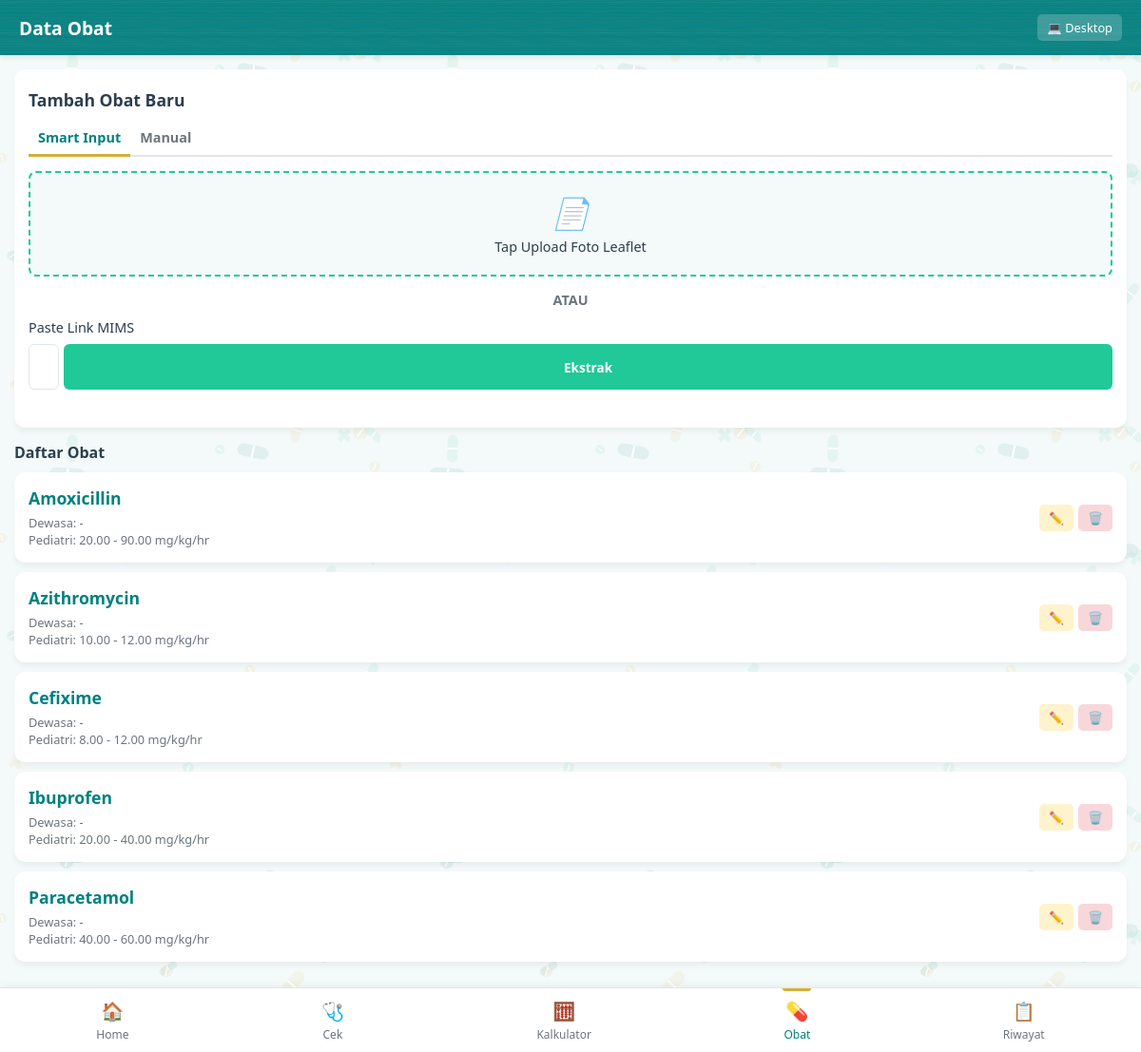
Page /mobile/drugs.php on the committed database.
### tables this page shows
CREATE TABLE `drugs` (
  `id` int(11) NOT NULL AUTO_INCREMENT,
  `nama_obat` varchar(255) NOT NULL,
  `diagnosis` varchar(255) DEFAULT NULL,
  `dosis_dewasa` varchar(255) DEFAULT NULL,
  `dosis_dewasa_satuan` varchar(50) DEFAULT 'mg',
  `min_mg_per_kg_per_day` decimal(10,2) NOT NULL,
  `max_mg_per_kg_per_day` decimal(10,2) NOT NULL,
  `catatan` text DEFAULT NULL,
  PRIMARY KEY (`id`)
);

### mobile/drugs.php (the view, shortened to what this page needs)
<?php
require_once '../db.php';
$editDrug = null;
$stmt = $pdo->query("SELECT * FROM drugs ORDER BY nama_obat ASC");
$drugs = $stmt->fetchAll();
?>
<!DOCTYPE html>
<html lang="id">
<head>
    <link rel="stylesheet" href="../assets/css/style.css?v=<?= time() ?>">
    <link rel="stylesheet" href="../assets/css/mobile-style.css?v=<?= time() ?>">
</head>
<body>
    <div class="mobile-topbar">
        <h1>Data Obat</h1>
        <a href="../drugs.php" style="color: white; text-decoration: none; font-size: 0.8rem; background: rgba(255,255,255,0.2); padding: 5px 10px; border-radius: 5px;">💻 Desktop</a>
    </div>
    <div class="main-content">
        <div class="card">
            <h2 style="font-size: 1.1rem; margin-bottom: 10px;"><?= $editDrug ? 'Edit Obat' : 'Tambah Obat Baru' ?></h2>
            <?php if (!$editDrug): ?>
            <div class="tabs" style="margin-bottom: 15px;">
                <button type="button" class="tab-btn active" id="btn-smart-m" onclick="switchTabMobile('smart-m')" style="padding: 8px 10px; font-size: 0.9rem;">Smart Input</button>
                <button type="button" class="tab-btn" id="btn-manual-m" onclick="switchTabMobile('manual-m')" style="padding: 8px 10px; font-size: 0.9rem;">Manual</button>
            </div>
            <div id="tab-smart-m" class="tab-content active">
                <div class="file-upload-area" onclick="document.getElementById('leaflet_upload_m').click()" style="padding: 20px;">
                    <i style="font-size: 2rem; margin-bottom: 5px;">📄</i>
                    <p style="font-size: 0.9rem;">Tap Upload Foto Leaflet</p>
                </div>
                <div style="text-align: center; margin: 10px 0; color: var(--text-muted); font-weight: bold; font-size: 0.9rem;">ATAU</div>
                <div class="form-group">
                    <label style="font-size: 0.9rem;">Paste Link MIMS</label>
                    <div style="display: flex; gap: 5px;">
                        <input type="text" id="mims_url_m" class="form-control" placeholder="https://mims.com/..." style="flex: 2;">
                        <button type="button" class="btn" style="background: var(--secondary-blue); color: white; padding: 10px; font-size: 0.85rem;" onclick="extractDataMobile('url')">Ekstrak</button>
                    </div>
                </div>
            </div>
            <?php endif; ?>
        </div>
        <h3 style="margin-bottom: 10px; font-size: 1rem;">Daftar Obat</h3>
        <?php foreach($drugs as $drug): ?>
        <div class="card" style="padding: 15px; margin-bottom: 10px;">
            <div style="display: flex; justify-content: space-between; align-items: center;">
                <div>
                    <strong style="font-size: 1.1rem; color: var(--primary-blue);"><?= $drug['nama_obat'] ?></strong>
                    <div style="font-size: 0.8rem; color: var(--text-muted); margin-top: 5px;">
                        Dewasa: <?= $drug['dosis_dewasa'] ? $drug['dosis_dewasa'] . ' ' . $drug['dosis_dewasa_satuan'] : '-' ?>
                    </div>
                    <div style="font-size: 0.8rem; color: var(--text-muted);">
                        Pediatri: <?= $drug['min_mg_per_kg_per_day'] ?> - <?= $drug['max_mg_per_kg_per_day'] ?> mg/kg/hr
                    </div>
                </div>
                <div style="display: flex; gap: 5px;">
                    <a href="drugs.php?edit=<?= $drug['id'] ?>" style="background: var(--alert-yellow); padding: 5px 10px; border-radius: 5px; text-decoration: none; font-size: 0.8rem;">✏️</a>
                    <a href="drugs.php?delete=<?= $drug['id'] ?>" class="btn-delete" style="background: var(--alert-red); padding: 5px 10px; border-radius: 5px; text-decoration: none; font-size: 0.8rem;">🗑️</a>
                </div>
            </div>
        </div>
        <?php endforeach; ?>
    </div>
    <div class="bottom-nav">
        <a href="index.php" class="nav-item">
            <div class="nav-icon">🏠</div>
            Home
        </a>
        <a href="check.php" class="nav-item">
            <div class="nav-icon">🩺</div>
            Cek
        </a>
        <a href="kalkulator.php" class="nav-item">
            <div class="nav-icon">🧮</div>
            Kalkulator
        </a>
        <a href="drugs.php" class="nav-item active">
            <div class="nav-icon">💊</div>
            Obat
        </a>
        <a href="history.php" class="nav-item">
            <div class="nav-icon">📋</div>
            Riwayat
        </a>
    </div>
</body>
</html>

### assets/css/style.css (style rules this page uses)
:root { --primary-blue: #008080; --secondary-blue: #20c997; --accent-gold: #D4AF37; --light-bg: #f4f9f9; --sidebar-bg: #ffffff; --text-dark: #2c3e50; --text-muted: #6c757d; --border-color: #e0e6ed; --alert-green: #d4edda; --alert-green-text: #155724; --alert-green-border: #c3e6cb; --alert-yellow: #fff3cd; --alert-yellow-text: #856404; --alert-yellow-border: #ffeeba; --alert-red: #f8d7da; --alert-red-text: #721c24; --alert-red-border: #f5c6cb; }
* { margin: 0; padding: 0; box-sizing: border-box; font-family: 'Segoe UI', Tahoma, Geneva, Verdana, sans-serif; }
body { background-color: var(--light-bg); color: var(--text-dark); display: flex; min-height: 100vh; }
.main-content { flex-grow: 1; margin-left: 250px; padding: 30px 40px; }
.card { background-color: white; padding: 30px; border-radius: 10px; box-shadow: 0 4px 6px rgba(0,0,0,0.05); margin-bottom: 30px; }
.form-group { margin-bottom: 20px; }
.form-group label { display: block; margin-bottom: 8px; font-weight: 500; color: var(--text-dark); }
.form-control { width: 100%; padding: 10px 15px; border: 1px solid var(--border-color); border-radius: 6px; font-size: 1rem; transition: border-color 0.3s; }
.btn { padding: 10px 20px; border: none; border-radius: 6px; cursor: pointer; font-size: 1rem; font-weight: bold; transition: background-color 0.3s; text-decoration: none; display: inline-block; }
.tabs { display: flex; border-bottom: 2px solid var(--border-color); margin-bottom: 20px; }
.tab-btn { padding: 10px 20px; background: none; border: none; cursor: pointer; font-size: 1rem; font-weight: bold; color: var(--text-muted); border-bottom: 3px solid transparent; margin-bottom: -2px; transition: all 0.3s; }
.tab-btn.active { color: var(--primary-blue); border-bottom-color: var(--accent-gold); }
.tab-content { display: none; }
.tab-content.active { display: block; }
.file-upload-area { border: 2px dashed var(--secondary-blue); background-color: var(--light-bg); padding: 30px; text-align: center; border-radius: 8px; cursor: pointer; margin-bottom: 15px; transition: background-color 0.3s; }
.file-upload-area i { font-size: 2rem; color: var(--secondary-blue); margin-bottom: 10px; display: block; }

### assets/css/mobile-style.css (style rules this page uses)
body { flex-direction: column; padding-bottom: 70px; background-color: var(--light-bg); }
.mobile-topbar { background-color: var(--primary-blue); color: white; padding: 15px 20px; text-align: center; position: sticky; top: 0; z-index: 100; box-shadow: 0 2px 5px rgba(0,0,0,0.1); display: flex; justify-content: space-between; align-items: center; }
.mobile-topbar h1 { font-size: 1.2rem; margin: 0; }
.main-content { margin-left: 0; padding: 15px; width: 100%; }
.card { padding: 20px 15px; border-radius: 12px; margin-bottom: 15px; }
.bottom-nav { position: fixed; bottom: 0; left: 0; width: 100%; background-color: white; border-top: 1px solid var(--border-color); display: flex; justify-content: space-around; padding: 10px 0; box-shadow: 0 -2px 10px rgba(0,0,0,0.05); z-index: 1000; }
.nav-item { text-decoration: none; color: var(--text-muted); display: flex; flex-direction: column; align-items: center; font-size: 0.75rem; font-weight: 500; }
.nav-item.active { color: var(--primary-blue); position: relative; }
.nav-item.active::after { content: ''; position: absolute; top: -10px; left: 50%; transform: translateX(-50%); width: 30px; height: 3px; background-color: var(--accent-gold); border-radius: 0 0 3px 3px; }
.nav-icon { font-size: 1.2rem; margin-bottom: 3px; }
.btn { padding: 12px 20px; width: 100%; text-align: center; }
.form-control { padding: 12px 15px; }

### rows in the picture
drugs: nama_obat "Amoxicillin", min_mg_per_kg_per_day "20.00", max_mg_per_kg_per_day "90.00"
drugs: nama_obat "Azithromycin", min_mg_per_kg_per_day "10.00", max_mg_per_kg_per_day "12.00"
drugs: nama_obat "Cefixime", min_mg_per_kg_per_day "8.00", max_mg_per_kg_per_day "12.00"
drugs: nama_obat "Ibuprofen", min_mg_per_kg_per_day "20.00", max_mg_per_kg_per_day "40.00"
drugs: nama_obat "Paracetamol", min_mg_per_kg_per_day "40.00", max_mg_per_kg_per_day "60.00"
